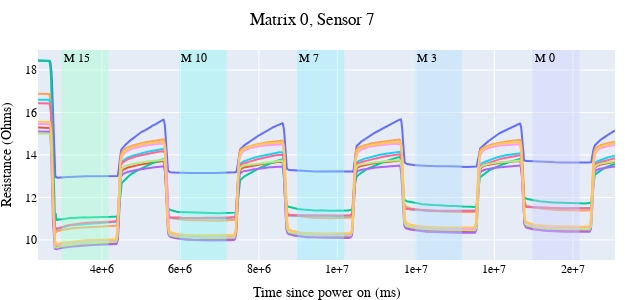
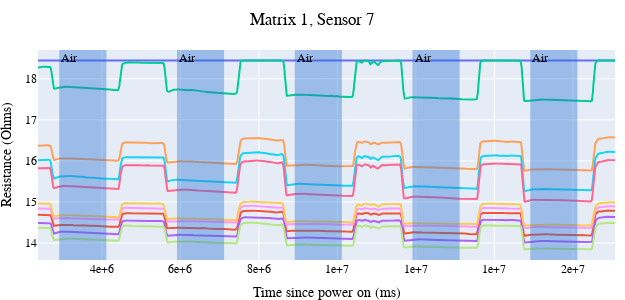
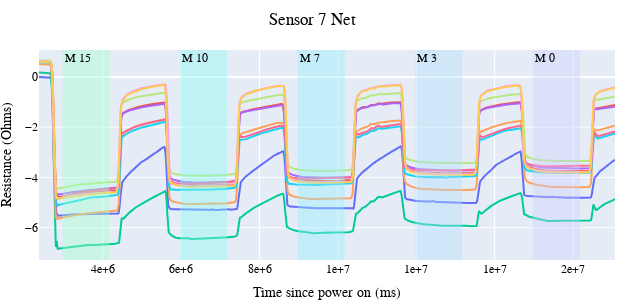

Notebook code for these charts, in order:
### Code cell
s_idx = 7
ns = 1200
s_l = Sensor(0, s_idx, interp_funcs, labels)
y_l, t_l = s_l.get_data_between_times(2372627, 17071312, ns)
s_r = Sensor(1, s_idx, interp_funcs, labels)
y_r, t_r = s_r.get_data_between_times(2372627, 17071312, ns)
plot_data_arr(0, y_l, t_l, labels, f"Matrix 0, Sensor {s_idx}", save_as=f"rki_mat_0_s_{s_idx}_w_labels.svg")
plot_data_arr(1, y_r, t_r, labels, f"Matrix 1, Sensor {s_idx}", save_as=f"rki_mat_1_s_{s_idx}_w_labels.svg")
plot_data_arr(0, y_l - y_r, t_l, labels, f"Sensor {s_idx} Net", save_as=f"rki_mat_0_min_1_s_{s_idx}_w_labels.svg")

### Figure 1 — Plotly figure (JSON) as saved in the notebook; plotly's stock layout.template omitted (floating-point values rounded to 4 significant figures; data arrays with more than 128 entries replaced by an {"elided": "..."} marker saying what was removed)
{"data": [{"mode": "lines", "name": "H.S. 0", "showlegend": false, "type": "scatter", "x": {"elided": "1200 float values"}, "y": {"elided": "1200 float values"}}, {"mode": "lines", "name": "H.S. 1", "showlegend": false, "type": "scatter", "x": {"elided": "1200 float values"}, "y": {"elided": "1200 float values"}}, {"mode": "lines", "name": "H.S. 2", "showlegend": false, "type": "scatter", "x": {"elided": "1200 float values"}, "y": {"elided": "1200 float values"}}, {"mode": "lines", "name": "H.S. 3", "showlegend": false, "type": "scatter", "x": {"elided": "1200 float values"}, "y": {"elided": "1200 float values"}}, {"mode": "lines", "name": "H.S. 4", "showlegend": false, "type": "scatter", "x": {"elided": "1200 float values"}, "y": {"elided": "1200 float values"}}, {"mode": "lines", "name": "H.S. 5", "showlegend": false, "type": "scatter", "x": {"elided": "1200 float values"}, "y": {"elided": "1200 float values"}}, {"mode": "lines", "name": "H.S. 6", "showlegend": false, "type": "scatter", "x": {"elided": "1200 float values"}, "y": {"elided": "1200 float values"}}, {"mode": "lines", "name": "H.S. 7", "showlegend": false, "type": "scatter", "x": {"elided": "1200 float values"}, "y": {"elided": "1200 float values"}}, {"mode": "lines", "name": "H.S. 8", "showlegend": false, "type": "scatter", "x": {"elided": "1200 float values"}, "y": {"elided": "1200 float values"}}, {"mode": "lines", "name": "H.S. 9", "showlegend": false, "type": "scatter", "x": {"elided": "1200 float values"}, "y": {"elided": "1200 float values"}}], "layout": {"annotations": [{"showarrow": false, "text": "M 15", "x": 2972766, "xanchor": "left", "xref": "x", "y": 1, "yanchor": "top", "yref": "y domain"}, {"showarrow": false, "text": "M 10", "x": 5972287, "xanchor": "left", "xref": "x", "y": 1, "yanchor": "top", "yref": "y domain"}, {"showarrow": false, "text": "M 7", "x": 8972024, "xanchor": "left", "xref": "x", "y": 1, "yanchor": "top", "yref": "y domain"}, {"showarrow": false, "text": "M 3", "x": 11971687, "xanchor": "left", "xref": "x", "y": 1, "yanchor": "top", "yref": "y domain"}, {"showarrow": false, "text": "M 0", "x": 14971105, "xanchor": "left", "xref": "x", "y": 1, "yanchor": "top", "yref": "y domain"}], "font": {"color": "black", "family": "Times New Roman"}, "height": 300, "margin": {"b": 0, "l": 0, "r": 10, "t": 50}, "shapes": [{"fillcolor": "#a0fecd", "line": {"width": 0}, "opacity": 0.4, "type": "rect", "x0": 2972766, "x1": 4172628, "xref": "x", "y0": 0, "y1": 1, "yref": "y domain"}, {"fillcolor": "#88f8ef", "line": {"width": 0}, "opacity": 0.4, "type": "rect", "x0": 5972287, "x1": 7172081, "xref": "x", "y0": 0, "y1": 1, "yref": "y domain"}, {"fillcolor": "#91edff", "line": {"width": 0}, "opacity": 0.4, "type": "rect", "x0": 8972024, "x1": 10171736, "xref": "x", "y0": 0, "y1": 1, "yref": "y domain"}, {"fillcolor": "#afdfff", "line": {"width": 0}, "opacity": 0.4, "type": "rect", "x0": 11971687, "x1": 13171400, "xref": "x", "y0": 0, "y1": 1, "yref": "y domain"}, {"fillcolor": "#cdd0ff", "line": {"width": 0}, "opacity": 0.4, "type": "rect", "x0": 14971105, "x1": 16171005, "xref": "x", "y0": 0, "y1": 1, "yref": "y domain"}], "title": {"font": {"family": "Times New Roman"}, "pad": {"b": 0, "l": 0, "r": 0, "t": 0}, "text": "Matrix 0, Sensor 7", "x": 0.5}, "width": 625, "xaxis": {"tickformat": ".0e", "title": {"text": "Time since power on (ms)"}}, "yaxis": {"title": {"text": "Resistance (Ohms)"}}}}

### Figure 2 — Plotly figure (JSON) as saved in the notebook; plotly's stock layout.template omitted (floating-point values rounded to 4 significant figures; data arrays with more than 128 entries replaced by an {"elided": "..."} marker saying what was removed)
{"data": [{"mode": "lines", "name": "H.S. 0", "showlegend": false, "type": "scatter", "x": {"elided": "1200 float values"}, "y": {"elided": "1200 float values"}}, {"mode": "lines", "name": "H.S. 1", "showlegend": false, "type": "scatter", "x": {"elided": "1200 float values"}, "y": {"elided": "1200 float values"}}, {"mode": "lines", "name": "H.S. 2", "showlegend": false, "type": "scatter", "x": {"elided": "1200 float values"}, "y": {"elided": "1200 float values"}}, {"mode": "lines", "name": "H.S. 3", "showlegend": false, "type": "scatter", "x": {"elided": "1200 float values"}, "y": {"elided": "1200 float values"}}, {"mode": "lines", "name": "H.S. 4", "showlegend": false, "type": "scatter", "x": {"elided": "1200 float values"}, "y": {"elided": "1200 float values"}}, {"mode": "lines", "name": "H.S. 5", "showlegend": false, "type": "scatter", "x": {"elided": "1200 float values"}, "y": {"elided": "1200 float values"}}, {"mode": "lines", "name": "H.S. 6", "showlegend": false, "type": "scatter", "x": {"elided": "1200 float values"}, "y": {"elided": "1200 float values"}}, {"mode": "lines", "name": "H.S. 7", "showlegend": false, "type": "scatter", "x": {"elided": "1200 float values"}, "y": {"elided": "1200 float values"}}, {"mode": "lines", "name": "H.S. 8", "showlegend": false, "type": "scatter", "x": {"elided": "1200 float values"}, "y": {"elided": "1200 float values"}}, {"mode": "lines", "name": "H.S. 9", "showlegend": false, "type": "scatter", "x": {"elided": "1200 float values"}, "y": {"elided": "1200 float values"}}], "layout": {"annotations": [{"showarrow": false, "text": "Air", "x": 2914212, "xanchor": "left", "xref": "x", "y": 1, "yanchor": "top", "yref": "y domain"}, {"showarrow": false, "text": "Air", "x": 5913610, "xanchor": "left", "xref": "x", "y": 1, "yanchor": "top", "yref": "y domain"}, {"showarrow": false, "text": "Air", "x": 8913546, "xanchor": "left", "xref": "x", "y": 1, "yanchor": "top", "yref": "y domain"}, {"showarrow": false, "text": "Air", "x": 11912852, "xanchor": "left", "xref": "x", "y": 1, "yanchor": "top", "yref": "y domain"}, {"showarrow": false, "text": "Air", "x": 14912864, "xanchor": "left", "xref": "x", "y": 1, "yanchor": "top", "yref": "y domain"}], "font": {"color": "black", "family": "Times New Roman"}, "height": 300, "margin": {"b": 0, "l": 0, "r": 10, "t": 50}, "shapes": [{"fillcolor": "#2c73d2", "line": {"width": 0}, "opacity": 0.4, "type": "rect", "x0": 2914212, "x1": 4114274, "xref": "x", "y0": 0, "y1": 1, "yref": "y domain"}, {"fillcolor": "#2c73d2", "line": {"width": 0}, "opacity": 0.4, "type": "rect", "x0": 5913610, "x1": 7113418, "xref": "x", "y0": 0, "y1": 1, "yref": "y domain"}, {"fillcolor": "#2c73d2", "line": {"width": 0}, "opacity": 0.4, "type": "rect", "x0": 8913546, "x1": 10113441, "xref": "x", "y0": 0, "y1": 1, "yref": "y domain"}, {"fillcolor": "#2c73d2", "line": {"width": 0}, "opacity": 0.4, "type": "rect", "x0": 11912852, "x1": 13112752, "xref": "x", "y0": 0, "y1": 1, "yref": "y domain"}, {"fillcolor": "#2c73d2", "line": {"width": 0}, "opacity": 0.4, "type": "rect", "x0": 14912864, "x1": 16112480, "xref": "x", "y0": 0, "y1": 1, "yref": "y domain"}], "title": {"font": {"family": "Times New Roman"}, "pad": {"b": 0, "l": 0, "r": 0, "t": 0}, "text": "Matrix 1, Sensor 7", "x": 0.5}, "width": 625, "xaxis": {"tickformat": ".0e", "title": {"text": "Time since power on (ms)"}}, "yaxis": {"title": {"text": "Resistance (Ohms)"}}}}

### Figure 3 — Plotly figure (JSON) as saved in the notebook; plotly's stock layout.template omitted (floating-point values rounded to 4 significant figures; data arrays with more than 128 entries replaced by an {"elided": "..."} marker saying what was removed)
{"data": [{"mode": "lines", "name": "H.S. 0", "showlegend": false, "type": "scatter", "x": {"elided": "1200 float values"}, "y": {"elided": "1200 float values"}}, {"mode": "lines", "name": "H.S. 1", "showlegend": false, "type": "scatter", "x": {"elided": "1200 float values"}, "y": {"elided": "1200 float values"}}, {"mode": "lines", "name": "H.S. 2", "showlegend": false, "type": "scatter", "x": {"elided": "1200 float values"}, "y": {"elided": "1200 float values"}}, {"mode": "lines", "name": "H.S. 3", "showlegend": false, "type": "scatter", "x": {"elided": "1200 float values"}, "y": {"elided": "1200 float values"}}, {"mode": "lines", "name": "H.S. 4", "showlegend": false, "type": "scatter", "x": {"elided": "1200 float values"}, "y": {"elided": "1200 float values"}}, {"mode": "lines", "name": "H.S. 5", "showlegend": false, "type": "scatter", "x": {"elided": "1200 float values"}, "y": {"elided": "1200 float values"}}, {"mode": "lines", "name": "H.S. 6", "showlegend": false, "type": "scatter", "x": {"elided": "1200 float values"}, "y": {"elided": "1200 float values"}}, {"mode": "lines", "name": "H.S. 7", "showlegend": false, "type": "scatter", "x": {"elided": "1200 float values"}, "y": {"elided": "1200 float values"}}, {"mode": "lines", "name": "H.S. 8", "showlegend": false, "type": "scatter", "x": {"elided": "1200 float values"}, "y": {"elided": "1200 float values"}}, {"mode": "lines", "name": "H.S. 9", "showlegend": false, "type": "scatter", "x": {"elided": "1200 float values"}, "y": {"elided": "1200 float values"}}], "layout": {"annotations": [{"showarrow": false, "text": "M 15", "x": 2972766, "xanchor": "left", "xref": "x", "y": 1, "yanchor": "top", "yref": "y domain"}, {"showarrow": false, "text": "M 10", "x": 5972287, "xanchor": "left", "xref": "x", "y": 1, "yanchor": "top", "yref": "y domain"}, {"showarrow": false, "text": "M 7", "x": 8972024, "xanchor": "left", "xref": "x", "y": 1, "yanchor": "top", "yref": "y domain"}, {"showarrow": false, "text": "M 3", "x": 11971687, "xanchor": "left", "xref": "x", "y": 1, "yanchor": "top", "yref": "y domain"}, {"showarrow": false, "text": "M 0", "x": 14971105, "xanchor": "left", "xref": "x", "y": 1, "yanchor": "top", "yref": "y domain"}], "font": {"color": "black", "family": "Times New Roman"}, "height": 300, "margin": {"b": 0, "l": 0, "r": 10, "t": 50}, "shapes": [{"fillcolor": "#a0fecd", "line": {"width": 0}, "opacity": 0.4, "type": "rect", "x0": 2972766, "x1": 4172628, "xref": "x", "y0": 0, "y1": 1, "yref": "y domain"}, {"fillcolor": "#88f8ef", "line": {"width": 0}, "opacity": 0.4, "type": "rect", "x0": 5972287, "x1": 7172081, "xref": "x", "y0": 0, "y1": 1, "yref": "y domain"}, {"fillcolor": "#91edff", "line": {"width": 0}, "opacity": 0.4, "type": "rect", "x0": 8972024, "x1": 10171736, "xref": "x", "y0": 0, "y1": 1, "yref": "y domain"}, {"fillcolor": "#afdfff", "line": {"width": 0}, "opacity": 0.4, "type": "rect", "x0": 11971687, "x1": 13171400, "xref": "x", "y0": 0, "y1": 1, "yref": "y domain"}, {"fillcolor": "#cdd0ff", "line": {"width": 0}, "opacity": 0.4, "type": "rect", "x0": 14971105, "x1": 16171005, "xref": "x", "y0": 0, "y1": 1, "yref": "y domain"}], "title": {"font": {"family": "Times New Roman"}, "pad": {"b": 0, "l": 0, "r": 0, "t": 0}, "text": "Sensor 7 Net", "x": 0.5}, "width": 625, "xaxis": {"tickformat": ".0e", "title": {"text": "Time since power on (ms)"}}, "yaxis": {"title": {"text": "Resistance (Ohms)"}}}}
